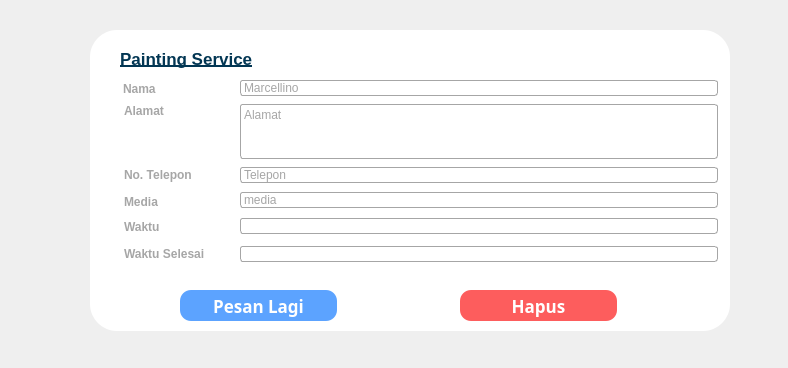
<?xml version="1.0" encoding="UTF-8"?>
<ui version="4.0">
 <class>Form</class>
 <widget class="QWidget" name="Form">
  <property name="geometry">
   <rect>
    <x>0</x>
    <y>0</y>
    <width>788</width>
    <height>368</height>
   </rect>
  </property>
  <property name="windowTitle">
   <string>Form</string>
  </property>
  <widget class="QFrame" name="frame_pesananjasa">
   <property name="geometry">
    <rect>
     <x>90</x>
     <y>30</y>
     <width>640</width>
     <height>301</height>
    </rect>
   </property>
   <property name="minimumSize">
    <size>
     <width>638</width>
     <height>235</height>
    </size>
   </property>
   <property name="styleSheet">
    <string notr="true">background-color:white;
border-radius: 27px;</string>
   </property>
   <property name="frameShadow">
    <enum>QFrame::Raised</enum>
   </property>
   <widget class="QPushButton" name="btnPesanan_selesai">
    <property name="geometry">
     <rect>
      <x>90</x>
      <y>260</y>
      <width>157</width>
      <height>31</height>
     </rect>
    </property>
    <property name="font">
     <font>
      <family>Montaser Arabic</family>
      <pointsize>-1</pointsize>
      <weight>75</weight>
      <bold>true</bold>
     </font>
    </property>
    <property name="styleSheet">
     <string notr="true">background-color: #5ca3ff;
border-radius: 11px;
color: white;
font-size: 17px;
font-family: Montaser Arabic;</string>
    </property>
    <property name="text">
     <string>Pesan Lagi</string>
    </property>
   </widget>
   <widget class="QLabel" name="LblNama_jasa">
    <property name="geometry">
     <rect>
      <x>30</x>
      <y>14</y>
      <width>137</width>
      <height>29</height>
     </rect>
    </property>
    <property name="font">
     <font>
      <family>Nirmala UI</family>
      <pointsize>13</pointsize>
      <weight>75</weight>
      <bold>true</bold>
      <underline>true</underline>
     </font>
    </property>
    <property name="styleSheet">
     <string notr="true">background-color:transparent;
color: #023653;</string>
    </property>
    <property name="text">
     <string>Painting Service</string>
    </property>
   </widget>
   <widget class="QLabel" name="label">
    <property name="geometry">
     <rect>
      <x>33</x>
      <y>52</y>
      <width>47</width>
      <height>13</height>
     </rect>
    </property>
    <property name="font">
     <font>
      <family>Nirmala UI</family>
      <pointsize>9</pointsize>
      <weight>75</weight>
      <bold>true</bold>
     </font>
    </property>
    <property name="styleSheet">
     <string notr="true">background-color: rgb(255, 255, 255);
color: #a6a6a6;</string>
    </property>
    <property name="text">
     <string>Nama</string>
    </property>
   </widget>
   <widget class="QLabel" name="label_2">
    <property name="geometry">
     <rect>
      <x>34</x>
      <y>74</y>
      <width>47</width>
      <height>13</height>
     </rect>
    </property>
    <property name="font">
     <font>
      <family>Nirmala UI</family>
      <pointsize>9</pointsize>
      <weight>75</weight>
      <bold>true</bold>
     </font>
    </property>
    <property name="styleSheet">
     <string notr="true">background-color: rgb(255, 255, 255);
color: #a6a6a6;</string>
    </property>
    <property name="text">
     <string>Alamat</string>
    </property>
   </widget>
   <widget class="QLabel" name="label_4">
    <property name="geometry">
     <rect>
      <x>34</x>
      <y>190</y>
      <width>47</width>
      <height>13</height>
     </rect>
    </property>
    <property name="font">
     <font>
      <family>Nirmala UI</family>
      <pointsize>9</pointsize>
      <weight>75</weight>
      <bold>true</bold>
     </font>
    </property>
    <property name="styleSheet">
     <string notr="true">background-color: rgb(255, 255, 255);
color: #a6a6a6;</string>
    </property>
    <property name="text">
     <string>Waktu</string>
    </property>
   </widget>
   <widget class="QLabel" name="Lbl_detailLynanServ">
    <property name="geometry">
     <rect>
      <x>34</x>
      <y>162</y>
      <width>81</width>
      <height>20</height>
     </rect>
    </property>
    <property name="font">
     <font>
      <family>Nirmala UI</family>
      <pointsize>9</pointsize>
      <weight>75</weight>
      <bold>true</bold>
     </font>
    </property>
    <property name="styleSheet">
     <string notr="true">background-color: rgb(255, 255, 255);
color: #a6a6a6;</string>
    </property>
    <property name="text">
     <string>Media</string>
    </property>
   </widget>
   <widget class="QLabel" name="label_6">
    <property name="geometry">
     <rect>
      <x>34</x>
      <y>137</y>
      <width>70</width>
      <height>16</height>
     </rect>
    </property>
    <property name="font">
     <font>
      <family>Nirmala UI</family>
      <pointsize>9</pointsize>
      <weight>75</weight>
      <bold>true</bold>
     </font>
    </property>
    <property name="styleSheet">
     <string notr="true">background-color: rgb(255, 255, 255);
color: #a6a6a6;</string>
    </property>
    <property name="text">
     <string>No. Telepon</string>
    </property>
   </widget>
   <widget class="QLabel" name="Lbl_nama">
    <property name="geometry">
     <rect>
      <x>150</x>
      <y>50</y>
      <width>478</width>
      <height>16</height>
     </rect>
    </property>
    <property name="font">
     <font>
      <family>Nirmala UI</family>
      <pointsize>9</pointsize>
      <weight>50</weight>
      <bold>false</bold>
     </font>
    </property>
    <property name="styleSheet">
     <string notr="true">background-color: rgb(255, 255, 255);
color: #a6a6a6;
border: 1px solid #a6a6a6;
border-radius: 3px;</string>
    </property>
    <property name="text">
     <string>Marcellino</string>
    </property>
   </widget>
   <widget class="QLabel" name="Lbl_alamat">
    <property name="geometry">
     <rect>
      <x>150</x>
      <y>74</y>
      <width>478</width>
      <height>55</height>
     </rect>
    </property>
    <property name="font">
     <font>
      <family>Nirmala UI</family>
      <pointsize>9</pointsize>
      <weight>50</weight>
      <bold>false</bold>
     </font>
    </property>
    <property name="styleSheet">
     <string notr="true">background-color: rgb(255, 255, 255);
color: #a6a6a6;
border: 1px solid #a6a6a6;
border-radius: 3px;</string>
    </property>
    <property name="text">
     <string>Alamat</string>
    </property>
    <property name="alignment">
     <set>Qt::AlignLeading|Qt::AlignLeft|Qt::AlignTop</set>
    </property>
    <property name="wordWrap">
     <bool>true</bool>
    </property>
   </widget>
   <widget class="QLabel" name="Lbl_noTelp">
    <property name="geometry">
     <rect>
      <x>150</x>
      <y>137</y>
      <width>478</width>
      <height>16</height>
     </rect>
    </property>
    <property name="font">
     <font>
      <family>Nirmala UI</family>
      <pointsize>9</pointsize>
      <weight>50</weight>
      <bold>false</bold>
     </font>
    </property>
    <property name="styleSheet">
     <string notr="true">background-color: rgb(255, 255, 255);
color: #a6a6a6;
border: 1px solid #a6a6a6;
border-radius: 3px;</string>
    </property>
    <property name="text">
     <string>Telepon</string>
    </property>
   </widget>
   <widget class="QLabel" name="LblIsiLayanan_serv">
    <property name="geometry">
     <rect>
      <x>150</x>
      <y>162</y>
      <width>478</width>
      <height>16</height>
     </rect>
    </property>
    <property name="font">
     <font>
      <family>Nirmala UI</family>
      <pointsize>9</pointsize>
      <weight>50</weight>
      <bold>false</bold>
     </font>
    </property>
    <property name="styleSheet">
     <string notr="true">background-color: rgb(255, 255, 255);
color: #a6a6a6;
border: 1px solid #a6a6a6;
border-radius: 3px;</string>
    </property>
    <property name="text">
     <string>media</string>
    </property>
   </widget>
   <widget class="QLabel" name="Lbl_waktu">
    <property name="geometry">
     <rect>
      <x>150</x>
      <y>188</y>
      <width>478</width>
      <height>16</height>
     </rect>
    </property>
    <property name="font">
     <font>
      <family>Nirmala UI</family>
      <pointsize>9</pointsize>
      <weight>50</weight>
      <bold>false</bold>
     </font>
    </property>
    <property name="styleSheet">
     <string notr="true">background-color: rgb(255, 255, 255);
color: #a6a6a6;
border: 1px solid #a6a6a6;
border-radius: 3px;</string>
    </property>
    <property name="text">
     <string/>
    </property>
   </widget>
   <widget class="QPushButton" name="btnBatal_psn">
    <property name="geometry">
     <rect>
      <x>370</x>
      <y>260</y>
      <width>157</width>
      <height>31</height>
     </rect>
    </property>
    <property name="font">
     <font>
      <family>Montaser Arabic</family>
      <pointsize>-1</pointsize>
      <weight>75</weight>
      <bold>true</bold>
     </font>
    </property>
    <property name="styleSheet">
     <string notr="true">background-color: #fd5d5d;
border-radius: 11px;
color: white;
font-size: 17px;
font-family: Montaser Arabic;</string>
    </property>
    <property name="text">
     <string>Hapus</string>
    </property>
   </widget>
   <widget class="QLabel" name="label_5">
    <property name="geometry">
     <rect>
      <x>34</x>
      <y>216</y>
      <width>81</width>
      <height>16</height>
     </rect>
    </property>
    <property name="font">
     <font>
      <family>Nirmala UI</family>
      <pointsize>9</pointsize>
      <weight>75</weight>
      <bold>true</bold>
     </font>
    </property>
    <property name="styleSheet">
     <string notr="true">background-color: rgb(255, 255, 255);
color: #a6a6a6;</string>
    </property>
    <property name="text">
     <string>Waktu Selesai</string>
    </property>
   </widget>
   <widget class="QLabel" name="Lbl_waktu_2">
    <property name="geometry">
     <rect>
      <x>150</x>
      <y>216</y>
      <width>478</width>
      <height>16</height>
     </rect>
    </property>
    <property name="font">
     <font>
      <family>Nirmala UI</family>
      <pointsize>9</pointsize>
      <weight>50</weight>
      <bold>false</bold>
     </font>
    </property>
    <property name="styleSheet">
     <string notr="true">background-color: rgb(255, 255, 255);
color: #a6a6a6;
border: 1px solid #a6a6a6;
border-radius: 3px;</string>
    </property>
    <property name="text">
     <string/>
    </property>
   </widget>
  </widget>
 </widget>
 <resources/>
 <connections/>
</ui>
